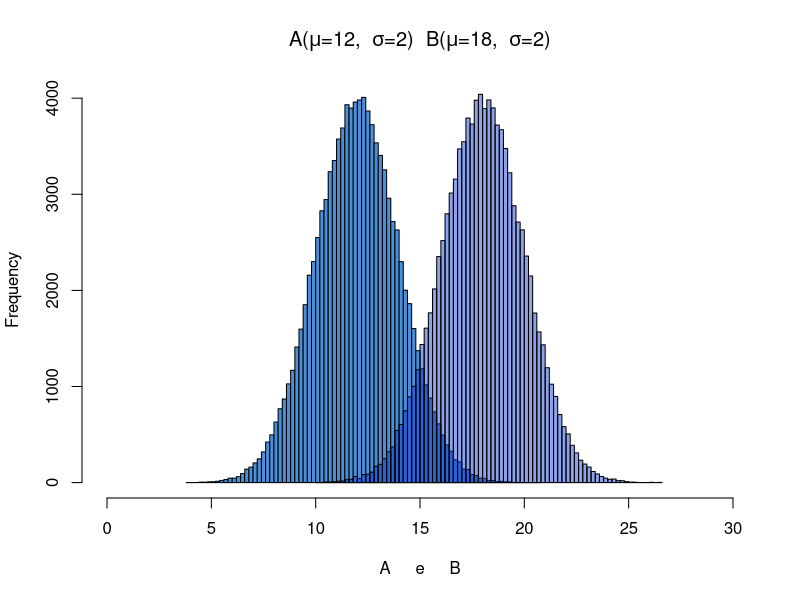
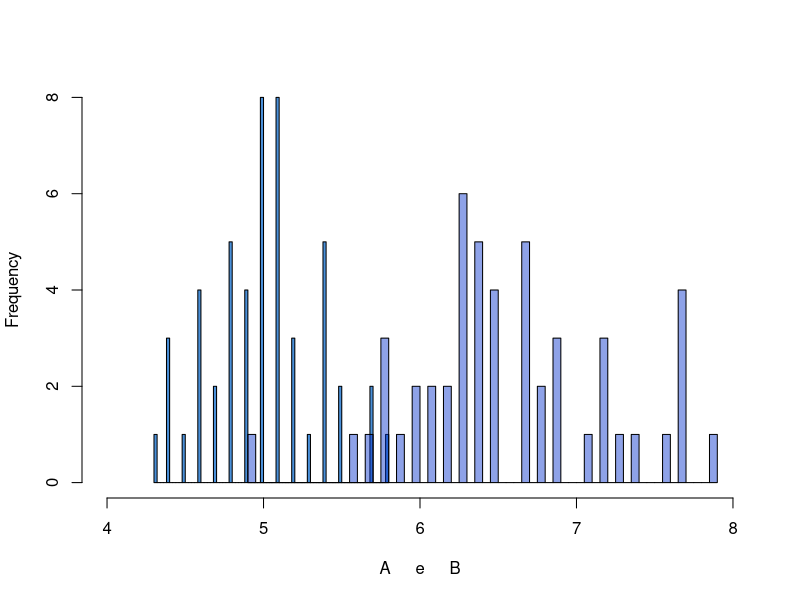

These charts were generated, in order, by the following R code:
## ---- chunk 1
library(dplyr)
set.seed(42)  # reprodutibilidade
aux <- list()
aux$colors <- c("#4a90d9", "#e74c3c", "#2ecc71")  # azul, vermelho, verde
## ---- chunk 2
aux$exemplos$t_test_x = rnorm(100000,mean=12,sd=2)
aux$exemplos$t_test_y = rnorm(100000,mean=18,sd=2)

hist(aux$exemplos$t_test_x, freq=TRUE, breaks=100, col=aux$colors[1] ,
     xlim = c(0,30),
     main=expression(paste("A(",mu,'=12, ',~ sigma,'=2) '," B(",mu,'=18, ',~ sigma,'=2)')), xlab = "A     e     B")
hist(aux$exemplos$t_test_y, freq=TRUE, breaks=100, col=paste0("#00",gsub( "#", "", aux$colors[3])),
     xlim = c(0,30),
     add=TRUE)
## ---- chunk 3
aux$exemplos$wilcox_x = (iris |> filter(Species == "setosa"))$Sepal.Length
aux$exemplos$wilcox_y = (iris |> filter(Species == "virginica"))$Sepal.Length

# shapiro.test(aux$exemplos$wilcox_x)
# shapiro.test(aux$exemplos$wilcox_y)

hist(aux$exemplos$wilcox_x, freq=TRUE, breaks=100, col=aux$colors[1], xlim = c(4,8),
     main=expression(paste("")),
     xlab = "A     e     B")
hist(aux$exemplos$wilcox_y, freq=TRUE, breaks=100, col=paste0("#00",gsub( "#", "", aux$colors[3])),
     add=TRUE, xlim = c(4,8))

# wilcox.test(aux$exemplos$wilcox_x, aux$exemplos$wilcox_y)
